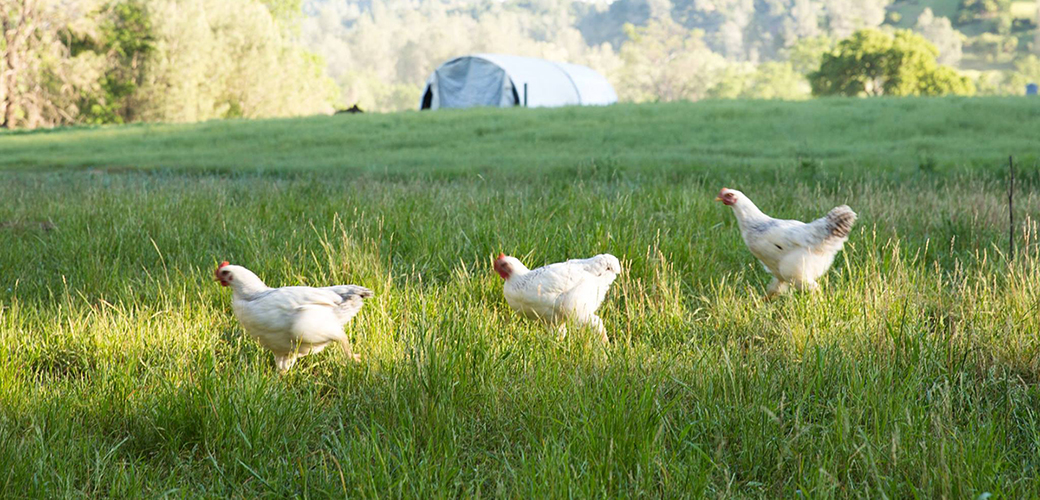
#> input picture bird5.jpg, 1040 x 500 px, given in place of the camera
$ python realtime_shape_detection.py   (older library calls are emulated)
#> lines starting #> are read from the running program, lines starting #| are printed output that depends on the picture; after the words box and inside, x2 and y2 are one past the last pixel; in counts of white or black regions, pixels touching at a corner belong together
import cv2
import numpy as np


def nothing(x):
    # any operation
    pass

cap = cv2.VideoCapture(0)

cv2.namedWindow("Trackbars")
cv2.createTrackbar("L-H", "Trackbars", 0, 180, nothing)
cv2.createTrackbar("L-S", "Trackbars", 66, 255, nothing)
cv2.createTrackbar("L-V", "Trackbars", 134, 255, nothing)
cv2.createTrackbar("U-H", "Trackbars", 180, 180, nothing)
cv2.createTrackbar("U-S", "Trackbars", 255, 255, nothing)
cv2.createTrackbar("U-V", "Trackbars", 243, 255, nothing)

font = cv2.FONT_HERSHEY_COMPLEX

while True:
    _, frame = cap.read()
#> frame is the input picture: shape (500, 1040, 3); mean B, G, R 92.3, 146.3, 129
    hsv = cv2.cvtColor(frame, cv2.COLOR_BGR2HSV)
#> hsv: shape (500, 1040, 3); mean H, S, V 42.6, 112.2, 148.5

    l_h = cv2.getTrackbarPos("L-H", "Trackbars")
    l_s = cv2.getTrackbarPos("L-S", "Trackbars")
    l_v = cv2.getTrackbarPos("L-V", "Trackbars")
    u_h = cv2.getTrackbarPos("U-H", "Trackbars")
    u_s = cv2.getTrackbarPos("U-S", "Trackbars")
    u_v = cv2.getTrackbarPos("U-V", "Trackbars")

    lower_red = np.array([l_h, l_s, l_v])
    upper_red = np.array([u_h, u_s, u_v])

    mask = cv2.inRange(hsv, lower_red, upper_red)
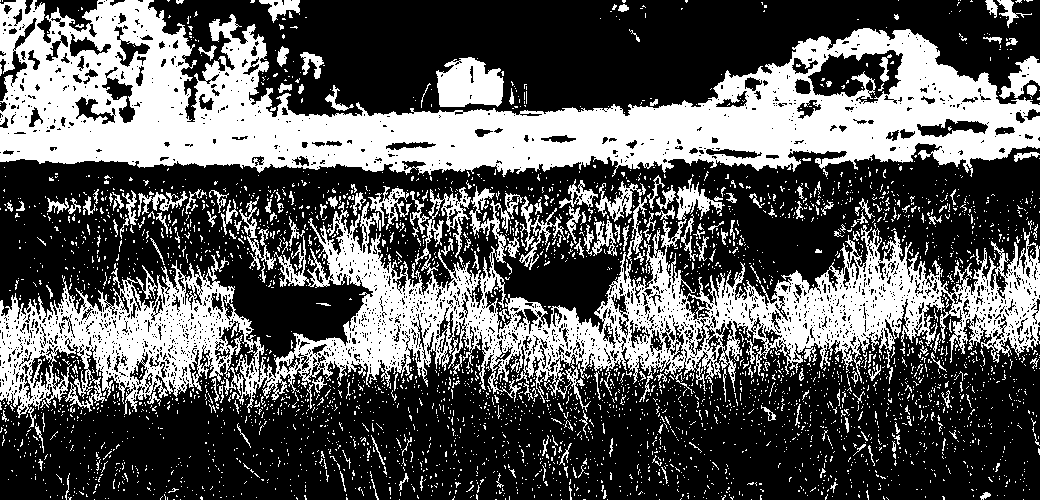
#> mask: shape (500, 1040); 35.5% white; 3810 white regions (3586 under 20 px), largest, box (x1, y1, x2, y2) and area: (0, 0, 1040, 177) 82072, (0, 178, 1040, 428) 71071, (436, 57, 504, 107) 2560
    kernel = np.ones((5, 5), np.uint8)
    mask = cv2.erode(mask, kernel)
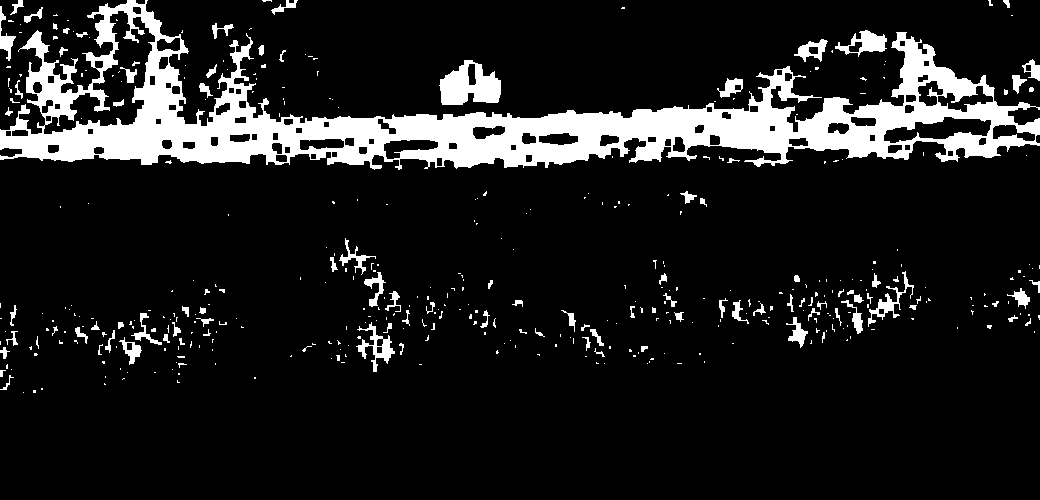
#> mask: shape (500, 1040); 11.8% white; 423 white regions (325 under 20 px)

    # Contours detection
    if int(cv2.__version__[0]) > 3:
        # Opencv 4.x.x
        contours, _ = cv2.findContours(mask, cv2.RETR_TREE, cv2.CHAIN_APPROX_SIMPLE)
#> contours = 513 contours, 359 with area under 20; largest, box (x1, y1, x2, y2) and area: (0, 0, 1040, 170) 60833, (43, 10, 156, 135) 5099, (439, 60, 501, 105) 1842, (883, 116, 992, 144) 1646, (937, 85, 994, 113) 678
    else:
        # Opencv 3.x.x
        _, contours, _ = cv2.findContours(mask, cv2.RETR_TREE, cv2.CHAIN_APPROX_SIMPLE)

    for cnt in contours:
        area = cv2.contourArea(cnt)
        approx = cv2.approxPolyDP(cnt, 0.02*cv2.arcLength(cnt, True), True)
        x = approx.ravel()[0]
        y = approx.ravel()[1]

        if area > 400:
            cv2.drawContours(frame, [approx], 0, (0, 0, 0), 5)

            if len(approx) == 3:
                cv2.putText(frame, "Triangle", (x, y), font, 1, (0, 0, 0))
            elif len(approx) == 4:
                cv2.putText(frame, "Rectangle", (x, y), font, 1, (0, 0, 0))
            elif 10 < len(approx) < 20:
                cv2.putText(frame, "Circle", (x, y), font, 1, (0, 0, 0))
#> this loop made 513 passes
#> (area, x, y) on passes 49, 50, 125: (37, 3, 347), (20, 641, 351), (527, 371, 322)
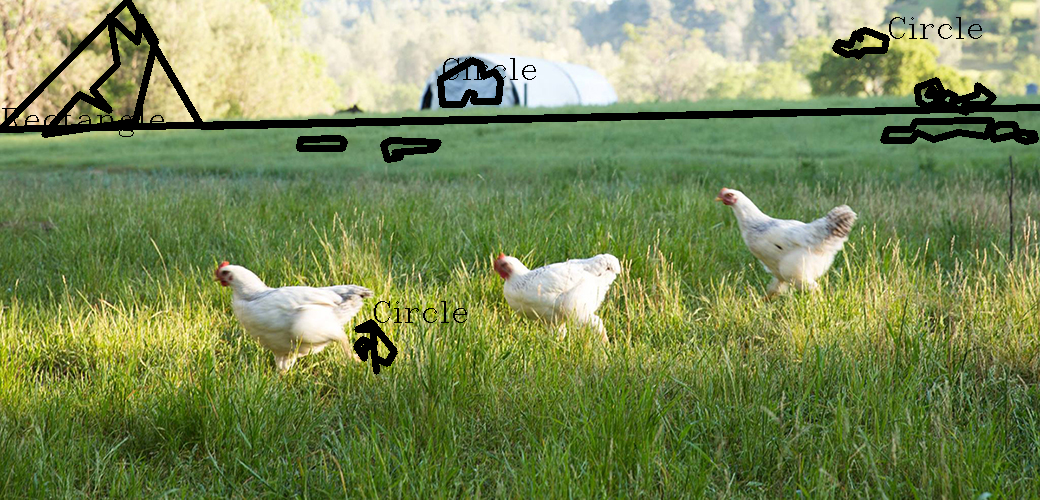
#> frame: shape (500, 1040, 3); 4.32% of pixels changed, all inside (x1, y1, x2, y2) = (0, 0, 1040, 375)


    cv2.imshow("Frame", frame)
    cv2.imshow("Mask", mask)

    key = cv2.waitKey(1)
#> (key Esc is pressed here)
    if key == 27:
        break

cap.release()
cv2.destroyAllWindows()
